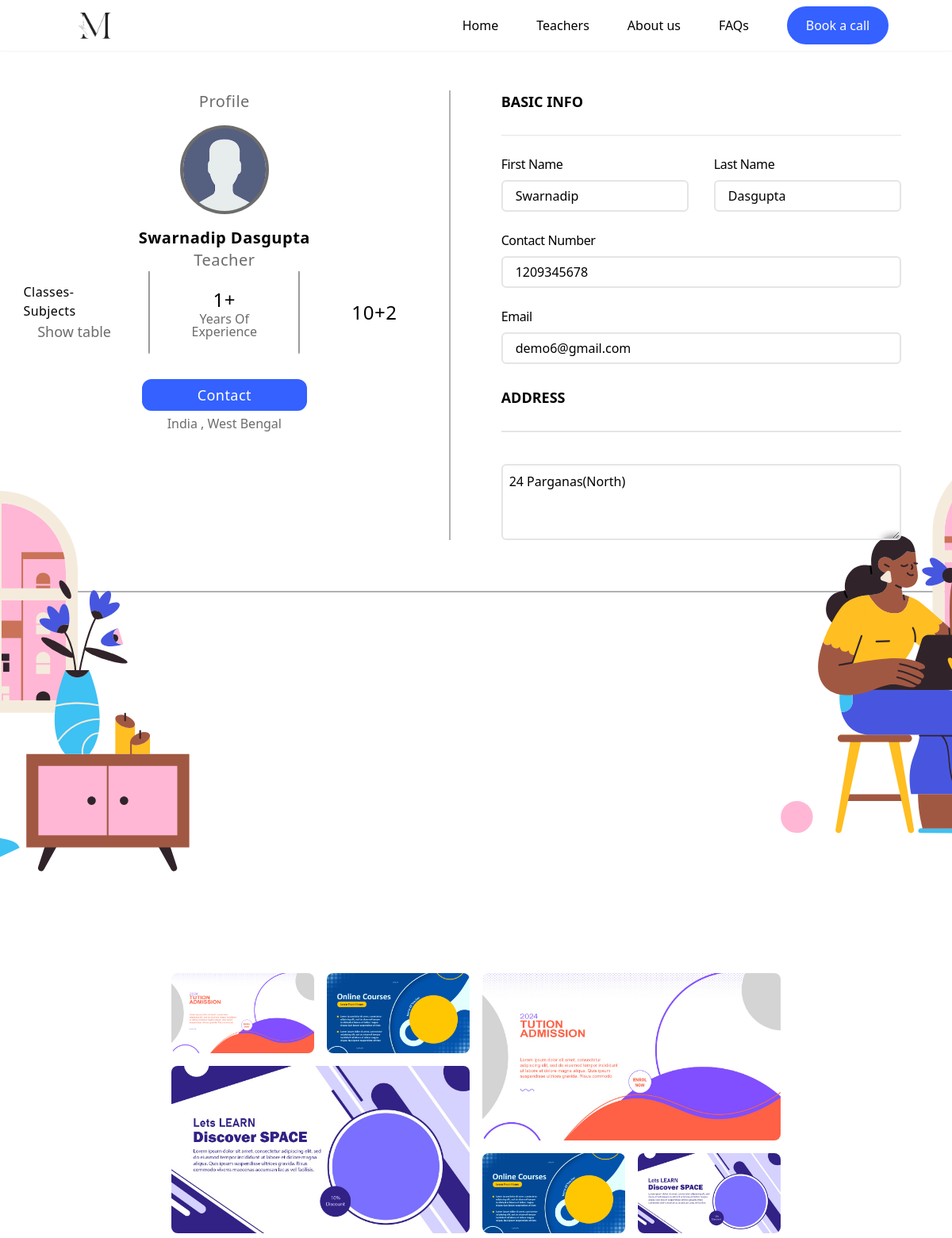
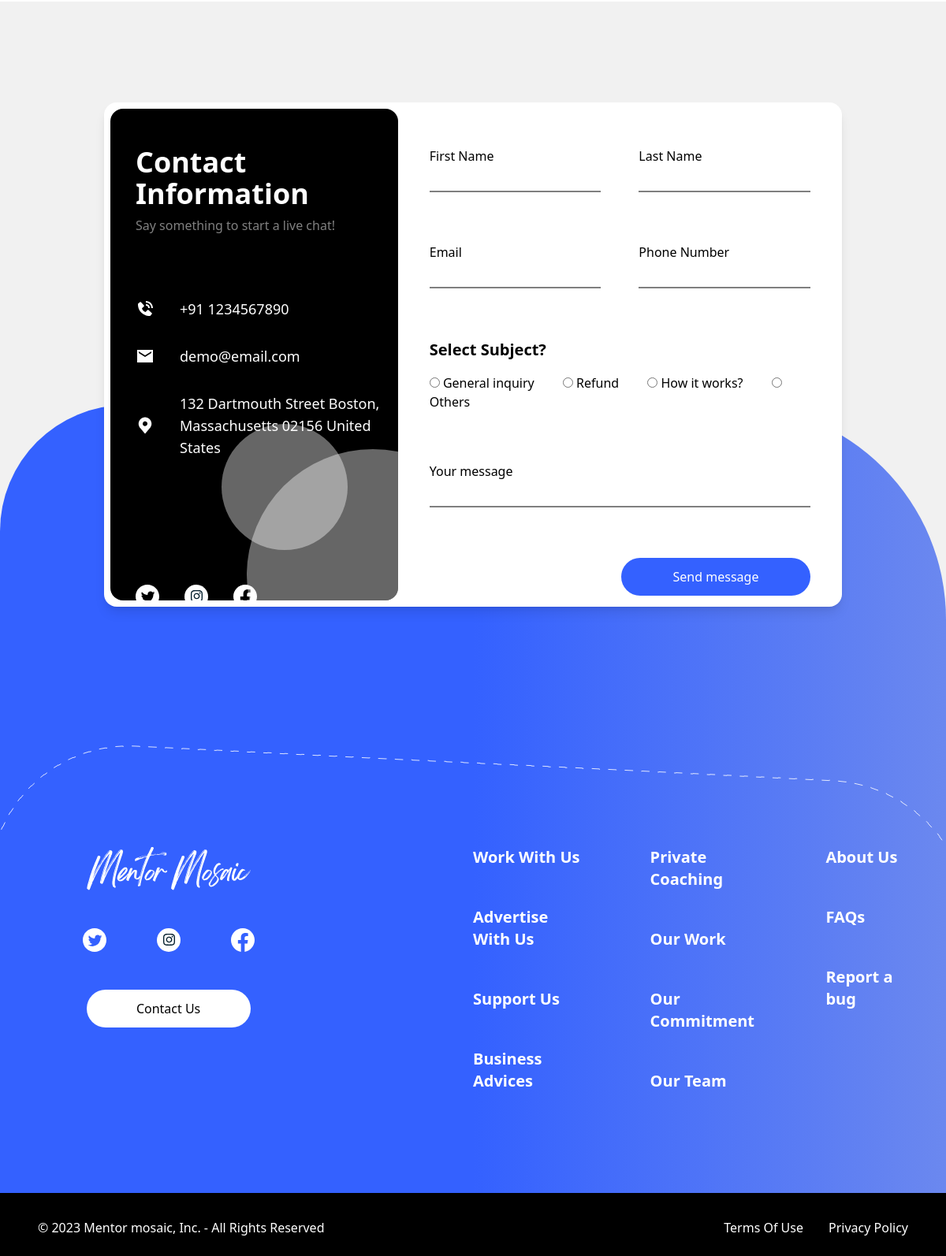
Screenshot of /teacherProfile.php?teachSuperId=6 with the database file from the repository (2 pictures, top to bottom).
### teacherProfile.php (the view, shortened to what the rows shown need)
<?php
include("header.php");
include("connection.php");
$teacherId = $_REQUEST['teachSuperId'];
?>
<?php
$query = "SELECT * FROM `teacher-table` WHERE `id` = '$teacherId'";
$res = mysqli_query($connection, $query);
$row = mysqli_fetch_array($res);
$Fullname = $row['firstName'] . " " . $row['lastName'];
?>
<profile class="bg-[#F1F1F1] relative overflow-x-hidden">
    <div class="h-auto w-full mt-[4.1rem] flex flex-col gap-12 lg:gap-0 lg:flex-row justify-center pt-12 border-b-2 border-black/30 py-16">
        <div class="h-full w-full">
            <div class="flex justify-center items-center mt-4 flex-col">
                <div class="capitalize text-black font-sans font-bold tracking-wide text-xl">
                    <?php echo $Fullname; ?>
                </div>
                <div class="text-[#6C6C6C] font-sans font-light tracking-wide text-xl">
                    Teacher
                </div>
            </div>
            <div class="flex justify-evenly mt-">
                <div class="h-[6.5rem] w-[8rem] flex justify-center items-center flex-col">
                    <div class="text-black font-sans font-light tracking-wide text-2xl">
                        <?php if($row['experience']!="Not Yet"){echo $row['experience'];}else{echo "1";}?>+
                    </div>
                    <div class="text-[#6C6C6C] font-sans font-extralight text-base text-center capitalize leading-4">
                        Years of experience
                    </div>
                </div>
                <div class="h-[6.5rem] w-[8rem] flex justify-center items-center flex-col">
                    <div class="text-black font-sans font-light tracking-wide text-2xl">
                        <?php echo $row['qualification']; ?>
                    </div>
                </div>
            </div>
            <div class="flex justify-center items-center mt-8 flex-col">
                <a href=""><button class="h-10 w-[13rem] bg-[#3461FF] flex justify-center items-center rounded-xl text-white font-sans font-light tracking-wide text-lg capitalize">
                    </button></a>
                <div class="text-[#6C6C6C] font-sans font-extralight text-base text-center capitalize leading-4 mt-2">
                    India , <?php echo $row['state']; ?>
                </div>
            </div>
        </div>
        <div class="h-full w-full flex flex-col gap-7 px-16 relative
            border-l-2 border-black/30
        ">
            <div class="flex w-full flex-col sm:flex-row justify-between gap-8">
                <div class="capitalize flex flex-col w-full">
                    <label class="text-black font-sans capitalize leading-4 tracking-tight" for="">First name</label>
                    <input class="capitalize border-2 bg-transparent outline-none rounded-md border-[#E5E5E5] mt-3 w-full h-10 px-4" type="text" value="<?php echo $row['firstName']; ?>" disabled />
                </div>
                <div class="capitalize flex flex-col w-full">
                    <label class="text-black font-sans capitalize leading-4 tracking-tight" for="">Last name</label>
                    <input class="capitalize border-2 bg-transparent outline-none rounded-md border-[#E5E5E5] mt-3 w-full h-10 px-4" value="<?php echo $row['lastName'];?>" type="text" disabled />
                </div>
            </div>
            <div class="flex w-full justify-between gap-8">
                <div class="capitalize flex flex-col w-full">
                    <label class="text-black font-sans capitalize leading-4 tracking-tight" for="">Contact Number</label>
                    <input class="border-2 bg-transparent outline-none rounded-md border-[#E5E5E5] mt-3 w-full h-10 px-4" value="<?php echo $row['phoneNumber'];?>" type="text" disabled />
                </div>
            </div>
            <div class="flex w-full justify-between gap-8">
                <div class="capitalize flex flex-col w-full">
                    <label class="text-black font-sans capitalize leading-4 tracking-tight" for="">Email</label>
                    <input class="px-4 border-2 bg-transparent outline-none rounded-md border-[#E5E5E5] mt-3 w-full h-10" value="<?php echo $row['email'];?>" type="email" disabled />
                </div>
            </div>
            <div class=" w-full justify-between gap-8 z-10">
                <div class="capitalize flex flex-col w-full">
                    <textarea class="border-2 bg-white/50 outline-none rounded-md border-[#E5E5E5] mt-3 w-full h-24 z-10 backdrop-blur-sm p-2" value="" type="text" disabled ><?php echo $row['address'];?></textarea>
                </div>
            </div>
        </div>
    </div>
</profile>
<?php
include("footer.php")
?>

### rows the page displays
teacher-table: Fullname "Swarnadip Dasgupta", experience "1", qualification "10+2", state "West Bengal", firstName "Swarnadip", lastName "Dasgupta", phoneNumber "1209345678", email "demo6@gmail.com", address "24 Parganas(North)"
